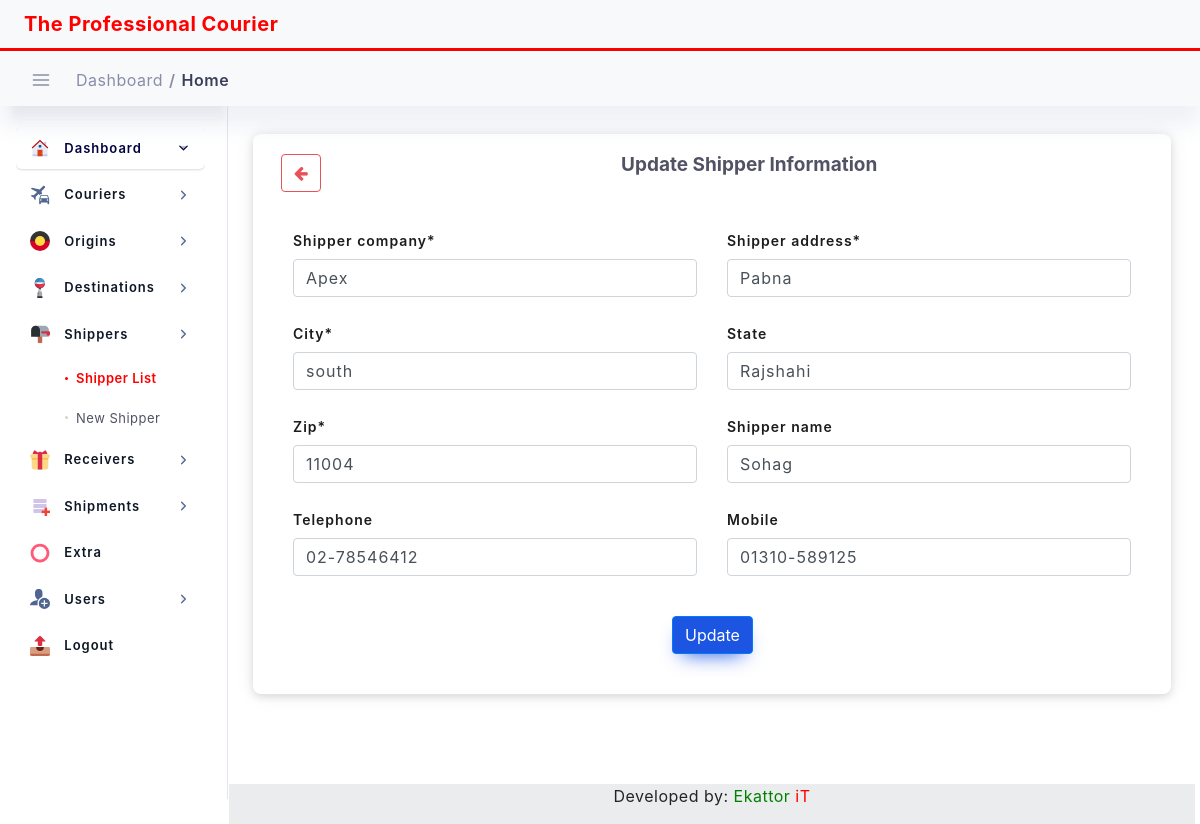
Screenshot of /transaction/update-shipper/S-00002 with the database file from the repository.
### transaction/models.py (models this page shows, shortened)
class Sender(models.Model):
    created_at = models.DateTimeField(blank=True, null=True, auto_now_add=True)
    updated_at = models.DateTimeField(blank=True, null=True, auto_now=True)
    shipper_code = models.CharField(max_length=20, primary_key=True, default=shipper_code)
    shipper_company = models.CharField(max_length=100)
    shipper_address = models.CharField(max_length=200)
    city = models.CharField(max_length=100)
    state = models.CharField(max_length=100, blank=True, null=True)
    zip = models.CharField(max_length=100)
    shipper_name = models.CharField(max_length=100, blank=True, null=True)
    mobile = models.CharField(max_length=50, blank=True, null=True)
    telephone = models.CharField(max_length=100, blank=True, null=True)
    author = models.ForeignKey(User, on_delete=models.DO_NOTHING, )
    is_active = models.BooleanField(default=True)

### transaction/views.py (the view)
# urls.py: path('update-shipper/<str:pk>', views.ShipperUpdateView.as_view(), name='update_shipper'),
class ShipperUpdateView(SuccessMessageMixin, UpdateView):
    model = Sender
    form_class = ShipperCreateForm
    success_url = reverse_lazy('all-shippers')
    template_name = 'update_shipper.html'
    success_message = "Shipper was updated successfully"
    def get_context_data(self, **kwargs):
        context = super().get_context_data(**kwargs)
        context["title"] = "Update Shipper Information"
        context["nav_bar"] = "shipper_list"
        return context

### transaction/forms.py
class ShipperCreateForm(forms.ModelForm):
    class Meta:
        model = Sender
        fields = (
            'shipper_code', 'shipper_company', 'shipper_address', 'city', 'state', 'zip', 'shipper_name', 'mobile', 'telephone',)
        widgets = {
            'shipper_code': forms.TextInput(attrs={'class': 'form-control', 'readonly': 'readonly'}),
            'shipper_company': forms.TextInput(attrs={'class': 'form-control'}),
            'shipper_address': forms.TextInput(attrs={'class': 'form-control'}),
            'city': forms.TextInput(attrs={'class': 'form-control'}),
            'state': forms.TextInput(attrs={'class': 'form-control'}),
            'zip': forms.TextInput(attrs={'class': 'form-control'}),
            'shipper_name': forms.TextInput(attrs={'class': 'form-control'}),
            'mobile': forms.TextInput(attrs={'class': 'form-control'}),
            'telephone': forms.TextInput(attrs={'class': 'form-control'}),
        }

### templates/update_shipper.html (shortened to what this page needs)
{% extends "base.html" %}
{% load static %}
{% block content %}
{% load crispy_forms_tags %}
<div class="container p-4">
    <div class="row">
        <div class="col-lg-12 col-12 layout-spacing">
            <div class="statbox widget box box-shadow">
                <div class="widget-header">
                    <div class="row">
                        <div class="mb-3 col-md-1">
                            <a href="{% url 'all-shippers' %}">
                                <button class="btn btn-outline-danger" type="submit"><i class="fa fa-arrow-left"
                                                                                      aria-hidden="true"></i></button>
                            </a>
                        </div>
                        <div class="mb-3 col-md-11">
                            <center>
                                <h5>{{title}}</h5>
                            </center>
                        </div>
                    </div>
                </div>
                <div class="widget-content widget-content-area">
                    <form method="post">
                        <div class="row mb-2">
                            <div class="col-6">
                                <div class="form-group">
                                    {{ form.shipper_company|as_crispy_field }}
                                </div>
                            </div>
                            <div class="col-6">
                                <div class="form-group">
                                    {{ form.shipper_address|as_crispy_field }}
                                </div>
                            </div>
                        </div>
                        <div class="row mb-2">
                            <div class="col-6">
                                <div class="form-group">
                                    {{ form.city|as_crispy_field }}
                                </div>
                            </div>
                            <div class="col-6">
                                <div class="form-group">
                                    {{ form.state|as_crispy_field }}
                                </div>
                            </div>
                        </div>
                        <div class="row mb-2">
                            <div class="col-6">
                                <div class="form-group">
                                    {{ form.zip|as_crispy_field }}
                                </div>
                            </div>
                            <div class="col-6">
                                <div class="form-group">
                                    {{ form.shipper_name|as_crispy_field }}
                                </div>
                            </div>
                        </div>
                        <div class="row mb-4">
                            <div class="col-6">
                                <div class="form-group">
                                    {{ form.telephone|as_crispy_field }}
                                </div>
                            </div>
                            <div class="col-6">
                                <div class="form-group">
                                    {{ form.mobile|as_crispy_field }}
                                </div>
                            </div>
                        </div>
                        <div class="text-center">
                            <button type="submit" class="btn btn-primary ">Update</button>
                        </div>
                    </form>
                </div>
            </div>
        </div>
    </div>
</div>
{% endblock content %}

### static/assets/css/dashboard/dash_1.css (style rules this page uses)
.layout-spacing { padding-bottom: 25px; }
.widget { position: relative; padding: 20px; border-radius: 8px; border: none; background: #fff; -webkit-box-shadow: 0 4px 6px 0 rgba(85, 85, 85, 0.08), 0 1px 20px 0 rgba(0, 0, 0, 0.07), 0px 1px 11px 0px rgba(0, 0, 0, 0.07); -moz-box-shadow: 0 4px 6px 0 rgba(85, 85, 85, 0.08), 0 1px 20px 0 rgba(0, 0, 0, 0.07), 0px 1px 11px 0px rgba(0, 0, 0, 0.07); box-shadow: 0 4px 6px 0 rgba(85, 85, 85, 0.08), 0 1px 20px 0 rgba(0, 0, 0, 0.07), 0px 1px 11px 0px rgba(0, 0, 0, 0.07); }
.widget h5 { font-weight: 700; font-size: 19px; letter-spacing: 0px; margin-bottom: 0; color: #515365; }

### static/assets/css/main.css (style rules this page uses)
html { min-height: 100% }
body { color: #888ea8; height: 100%; font-size: 0.875rem; background: #f1f2f3; overflow-x: hidden; overflow-y: auto; letter-spacing: 0.0312rem; font-family: 'Helvetica', sans-serif; }
h1, h2, h3, h4, h5, h6 { color: #3b3f5c; }
a { color: #515365; outline: none; }
.form-group label, label { font-size: 14px; color: #1c1c1f; letter-spacing: 1px; font-weight: 600; }
.form-control { height: auto; border: 1px solid #bfc9d4; color: #3b3f5c; font-size: 15px; padding: 8px 10px; letter-spacing: 1px; height: calc(1.4em + 1.4rem + 2px); padding: .75rem 1.25rem; border-radius: 6px; }
.btn { padding: 0.4375rem 1.25rem; text-shadow: none; font-size: 14px; color: #3b3f5c; font-weight: normal; white-space: normal; word-wrap: break-word; transition: .2s ease-out; touch-action: manipulation; cursor: pointer; background-color: #f1f2f3; box-shadow: 0px 5px 20px 0 rgba(0, 0, 0, 0.1); will-change: opacity, transform; transition: all 0.3s ease-out; -webkit-transition: all 0.3s ease-out; }
.btn-primary { color: #fff !important; background-color: #1b55e2!important; border-color: #1b55e2; box-shadow: 0 10px 20px -10px #1b55e2; }
.btn-outline-danger { border: 1px solid #e7515a !important; color: #e7515a !important; background-color: transparent; box-shadow: none; }
.statbox .widget-content:before, .statbox .widget-content:after { display: table; content: ""; line-height: 0; clear: both }

### static/assets/css/structure.css (style rules this page uses)
html { min-height: 100% }
body { color: #888ea8; height: 100%; font-size: 0.875rem; background: ##f1f2f3; overflow-x: hidden; overflow-y: auto; letter-spacing: 0.0312rem; font-family: 'Helvetica', sans-serif; }
h1, h2, h3, h4, h5, h6 { color: #3b3f5c; }
.widget { padding: 0; margin-top: 0; margin-bottom: 0; border-radius: 6px; -webkit-box-shadow: 0 4px 6px 0 rgba(85, 85, 85, 0.08), 0 1px 20px 0 rgba(0, 0, 0, 0.07), 0px 1px 11px 0px rgba(0, 0, 0, 0.07); -moz-box-shadow: 0 4px 6px 0 rgba(85, 85, 85, 0.08), 0 1px 20px 0 rgba(0, 0, 0, 0.07), 0px 1px 11px 0px rgba(0, 0, 0, 0.07); box-shadow: 0 4px 6px 0 rgba(85, 85, 85, 0.08), 0 1px 20px 0 rgba(0, 0, 0, 0.07), 0px 1px 11px 0px rgba(0, 0, 0, 0.07); }
.layout-spacing { padding-bottom: 40px; }
.widget.box .widget-header { background: #fff; padding: 0px 8px 0px; border-top-right-radius: 6px; border-top-left-radius: 6px; }
.widget .widget-header { border-bottom: 0px solid #f1f2f3; }
.widget .widget-header:before, .widget .widget-header:after { display: table; content: ""; line-height: 0 }
.widget .widget-header:after { clear: both }
.widget-content-area { padding: 20px; position: relative; background-color: #fff; border-bottom-left-radius: 6px; border-bottom-right-radius: 6px; }

### rows the page displays
Sender: shipper_company "Apex", shipper_address "Pabna", city "south", state "Rajshahi", zip "11004", shipper_name "Sohag", telephone "02-78546412", mobile "01310-589125"

### other values shown
{{ title }} "Update Shipper Information"
